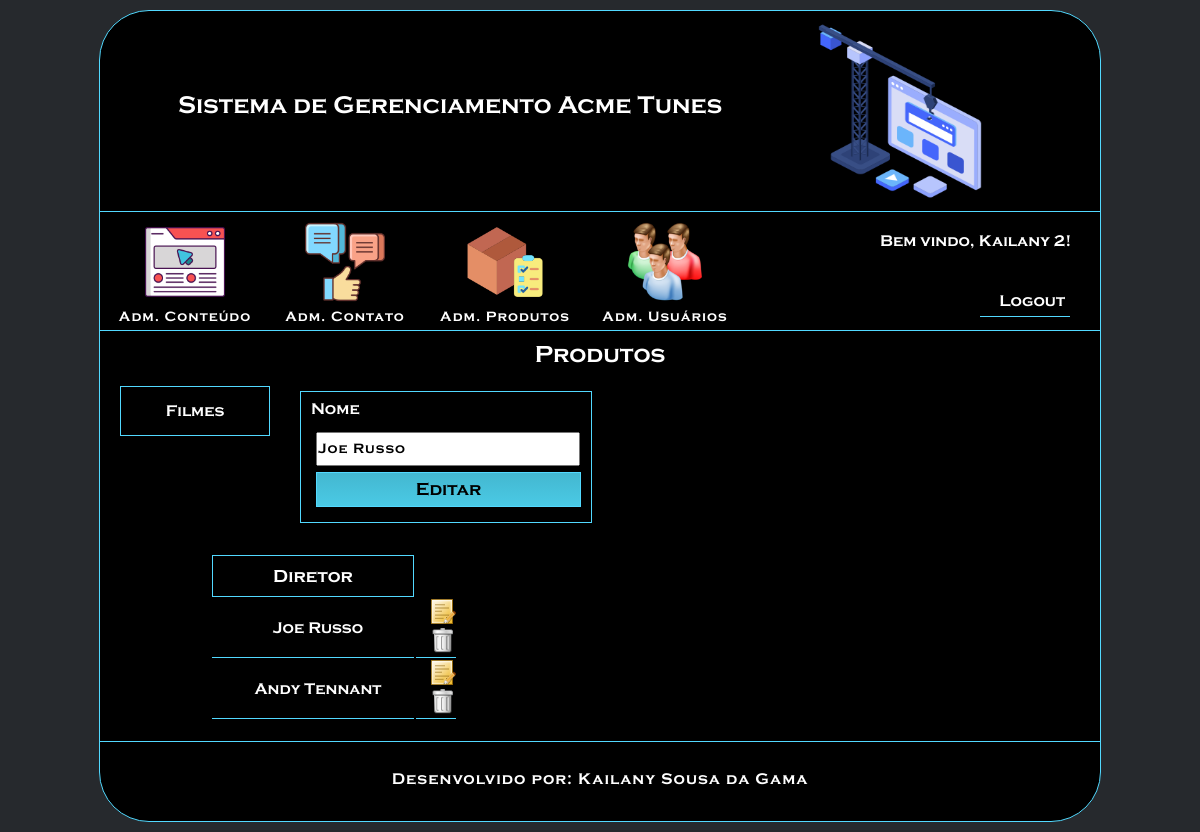
Page /projetoAcmeTunes/cms/cadastro_diretores.php?modo=buscar&id=1 (signed in) on the committed database.
### tables this page shows
CREATE TABLE `tbl_diretor` (
  `cod_diretor` int(11) NOT NULL AUTO_INCREMENT,
  `nome_diretor` varchar(200) NOT NULL,
  PRIMARY KEY (`cod_diretor`)
);

### projetoAcmeTunes/cms/cadastro_diretores.php (the view, shortened to what this page needs)
<?php
    $conexao = conexaoMysql();
    $nome_diretor = "";
    $btn_modo = "Salvar";
    if(isset($_GET['modo'])){
        $modo = $_GET['modo'];
        $cod_diretor = $_GET['id'];
        if($modo == "excluir"){
            $sql = "DELETE FROM tbl_filme_diretor WHERE cod_filme=".$cod_diretor;
            mysqli_query($conexao, $sql);
            $sql = "DELETE FROM tbl_diretor WHERE cod_diretor=".$cod_diretor;
            mysqli_query($conexao, $sql);
            header("location:cadastro_diretores.php");
       } else if ($modo == "buscar"){
           $btn_modo = "Editar";
           $sql = "SELECT * FROM tbl_diretor WHERE cod_diretor=".$cod_diretor;
           $select = mysqli_query($conexao, $sql);
           if($rsfilme=mysqli_fetch_array($select)){
                $nome_diretor = $rsfilme['nome_diretor'];
           }
        }
    }
?>
<!DOCTYPE html>
<html lang="pt-br">
    <head>
        <link rel="stylesheet" type="text/css" href="css/cms.css">
        <link rel="stylesheet" type="text/css" href="css/produtos_crud.css">
        <link rel="stylesheet" href="../css/rate.css">
    </head>
    <body>
        <div id="caixa-cms" class="center">
            <header>
                <?php require_once("menu.php") ?>
            </header>
            <div id="caixa-conteudo">
                <h2 id="titulo-crud"> Produtos </h2>
                <div id="caixa-menu-lateral">
                    <a href="produtos_crud.php"><div class="itens-menu"> Filmes </div></a>
                </div>
                <div id="cadastro-diretores">
                    <form name="frm-diretores" method="post" action="cadastro_diretores.php">
                        <div id="caixa-titulo">
                            <p> Nome</p>
                            <input type="text" name="txt-nome" value="<?php echo($nome_diretor)?>" required onkeypress="return validarLetra(event);"/>
                        </div>
                        <input class="btn-cadastrar" type="submit" name="btn-cadastrar-diretor" value="<?php echo($btn_modo) ?>"/>
                    </form>
                </div>
                <table id="registros">
                    <tr>
                        <td class="titulo-coluna"> Diretor </td>
                        <td style="text-align: center"> </td>
                    </tr>
                <?php
                    $sql = "SELECT * FROM tbl_diretor";
                    $select = mysqli_query($conexao, $sql);
                    while($rsregistros=mysqli_fetch_array($select)){
                ?>
                    <tr>
                        <td class="dados-coluna"><?php echo($rsregistros['nome_diretor']) ?></td>
                        <td class="dados-coluna">
                            <figure id="icones">
                                <a href="cadastro_diretores.php?modo=buscar&id=<?php echo($rsregistros['cod_diretor']) ?>"> <img src="icon/edit.png" alt="Editar" title="Editar"> </a>
                                <a href="cadastro_diretores.php?modo=excluir&id=<?php echo($rsregistros['cod_diretor'])?>" onclick="return confirm('Deseja realmente excluir esse registro?')"><img src="icon/trash.png" alt="Excluir" title="Excluir"></a>
                            </figure>
                        </td>
                    </tr>
                <?php
                    }
                ?>
                </table>
            </div>
            <footer>
                <p> Desenvolvido por: Kailany Sousa da Gama</p>
            </footer>
        </div>
    </body>
</html>

### projetoAcmeTunes/cms/css/cms.css (style rules this page uses)
body, h1,h2,h3,p,ul,figure { margin: 0px; padding: 0px; }
body { color: white; background-color: #26292d; }
.center { margin-left: auto; margin-right: auto; }
* { font-family: fonte; }
#caixa-cms { width: 1000px; min-height: 600px; max-height: auto; overflow: hidden; background-color: black; margin-top: 10px; border-radius: 50px 50px 50px 50px; border: solid 1px #52D9FF; margin-bottom: 10px; }
header { width: inherit; height: 320px; }
img { width: inherit; height: inherit; }
a:link { color: white; text-decoration: none; }
#caixa-conteudo { width: inherit; min-height: 200px; max-height: auto; overflow: hidden; box-sizing: border-box; padding-top: 20px; padding-left: 20px; padding-bottom: 20px; }
#titulo-crud { width: inherit; height: 50px; text-align: center; margin-left: -20px; margin-top: -20px; box-sizing: border-box; padding-top: 10px; }
#registros { width: 800px; min-height: 100px; max-height: auto; overflow: hidden; margin-left: 80px; }
.titulo-coluna { min-width: 200px; max-width: auto; overflow: hidden; height: 40px; border: solid 1px #52D9FF; text-align:center; font-size: 18px; }
.dados-coluna { height: 50px; font-size: 14px; border-bottom: solid 1px #52D9FF; box-sizing: border-box; padding-left: 10px; }
#icones { box-sizing: border-box; padding-left: 5px; }
#icones img { width: 25px; height: 25px; }
footer { width: inherit; height: 80px; box-sizing: border-box; padding-top: 15px; border-top: solid 1px #52D9FF; }
footer p { width: inherit; height: 50px; text-align: center; box-sizing: border-box; padding-top: 13px; letter-spacing: 1px; }

### projetoAcmeTunes/cms/css/produtos_crud.css (style rules this page uses)
p { margin: 0px; padding: 0px; }
#caixa-menu-lateral { width: 150px; height: 100px; float: left; text-align: center; }
.itens-menu { width: inherit; height: 50px; border: solid 1px #52D9FF; box-sizing: border-box; padding-top: 15px; margin-top: 5px; }
#cadastro-diretores, #cadastro-filme-diretores, #cadastro-filme-atores, #cadastro-filme-generos { width: 290px; height: 130px; border: solid 1px #52D9FF; margin-left: 180px; margin-top: 10px; }
#caixa-titulo, #caixa-lancamento, #caixa-sinopse, #caixa-sinopse, #caixa-imagem, .caixa-destaque, #caixa-pais, .caixa-filme-diretor { width: 270px; height: 80px; float: left; }
#caixa-titulo p, #caixa-lancamento p, #caixa-sinopse p, #caixa-imagem p, .caixa-destaque p, .caixa-filme-diretor p { width: inherit; min-height: 40px; box-sizing: border-box; padding-top: 8px; padding-left: 10px; font-size: 16px; }
#caixa-titulo input, #caixa-lancamento input, #caixa-sinopse input, #caixa-imagem input, .caixa-destaque select, .caixa-filme-diretor select { width: 260px; height: 30px; margin-left: 15px; letter-spacing: 1px; font-size: 14px; float: left; }
.btn-cadastrar { width: 530px; height: 35px; font-size: 18px; margin-left: 15px; background:linear-gradient(to bottom, #44B8D1 5%, #4ACAE5 100%); border: solid 1px #52D9FF; color: black; float: left; }
#cadastro-diretores .btn-cadastrar { width: 265px; }
#registros { width: 800px; min-height: 100px; max-height: auto; overflow: hidden; margin-top: 30px; margin-left: 90px; }
.titulo-coluna { width: 150px; }
.dados-coluna { text-align: center; font-size: 16px; }

### projetoAcmeTunes/css/rate.css (style rules this page uses)
* { margin: 0; padding: 0; }

### projetoAcmeTunes/cms/cadastro_diretores.php (style rules this page uses)
#registros { width: 100px; }

### rows in the picture
tbl_diretor: txt-nome "Joe Russo", nome_diretor "Joe Russo"
tbl_diretor: nome_diretor "Andy Tennant"

### other values in the picture
$nome_usuario "Kailany 2"
